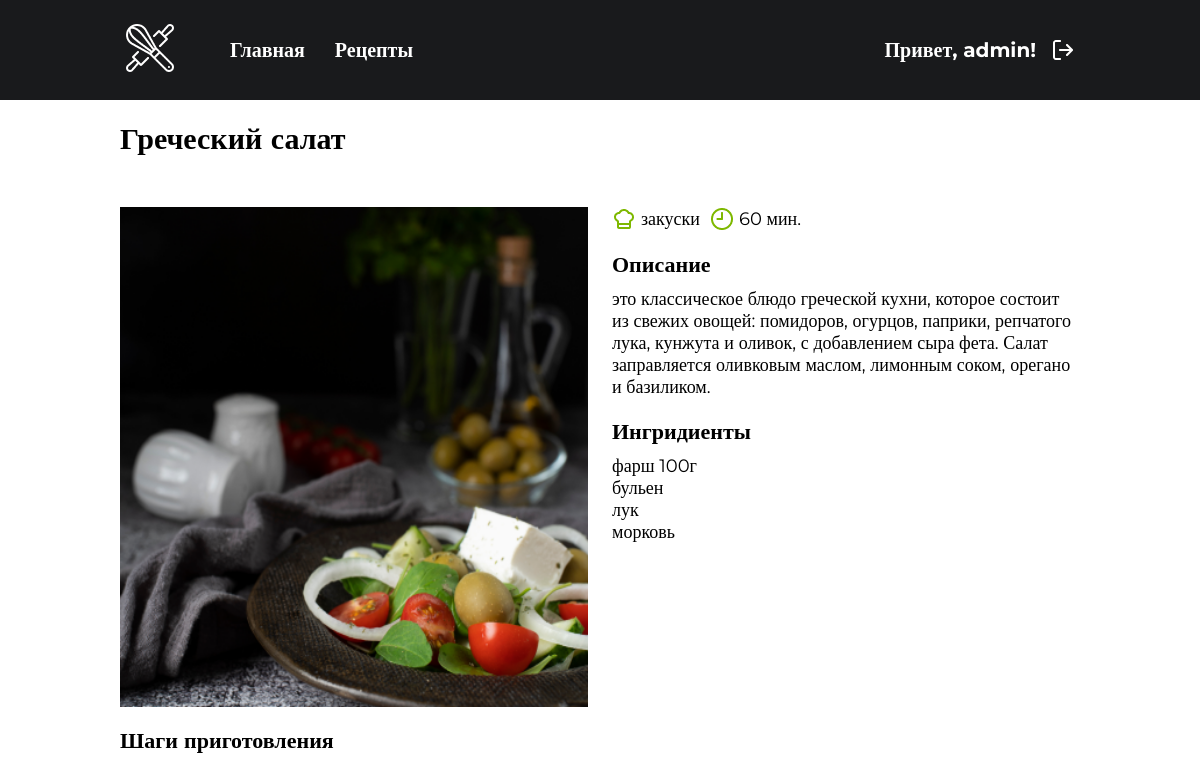
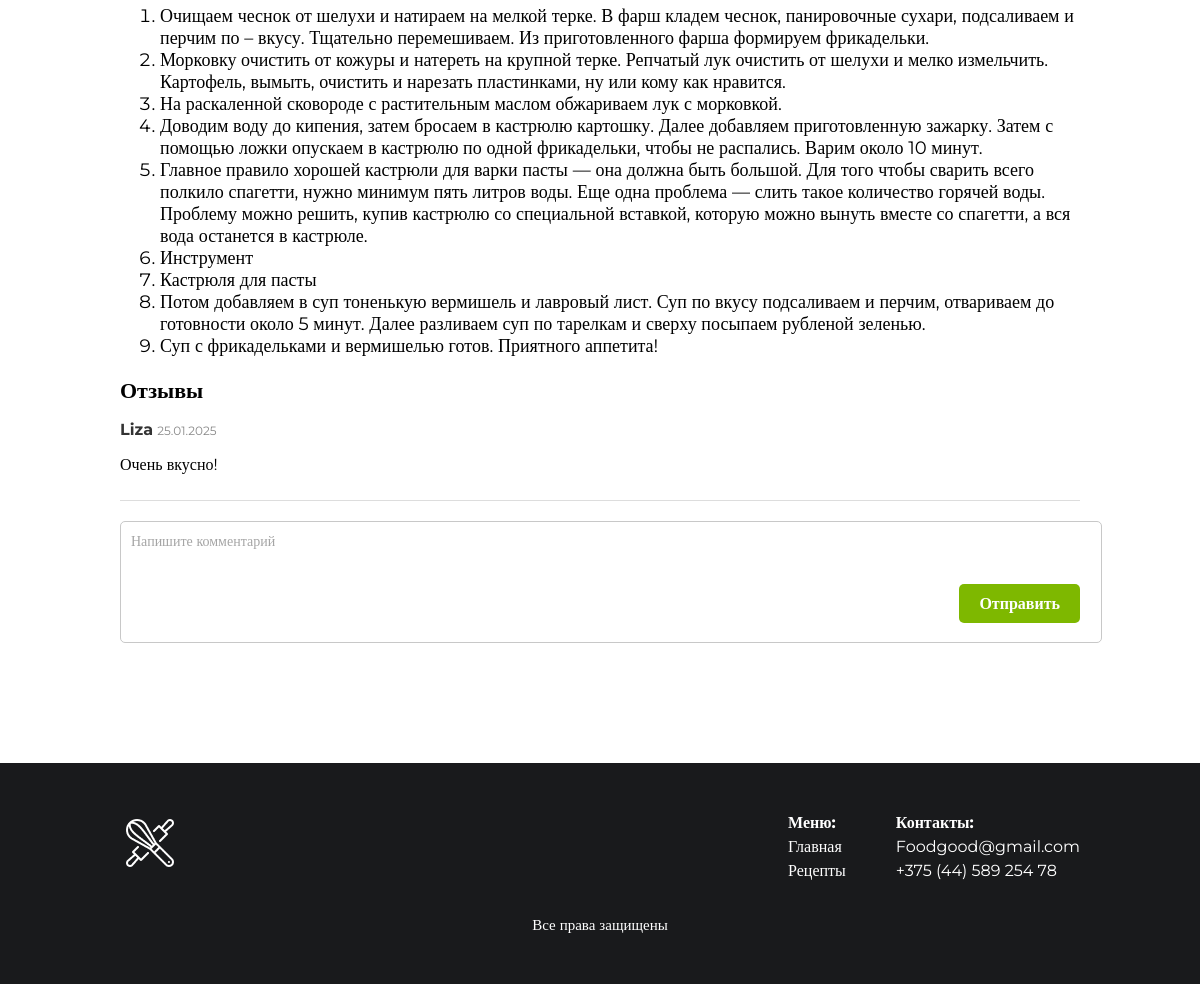
The page /recipe/3/ (signed in) on the database its author committed (2 pictures, top to bottom).
### recipes/models.py (models this page shows, shortened)
class Recipe(models.Model):
    title = models.CharField(max_length=200)
    description = models.TextField(blank=True, null=True)
    ingredients_text = models.TextField(help_text="Список ингредиентов, каждый ингредиент на новой строке")
    instructions = models.TextField()  # Поле для инструкций
    preparation_time = models.IntegerField()
    image = models.ImageField(upload_to='recipes/', blank=True, null=True)
    categories = models.ManyToManyField('Category', related_name='recipes')
    created_by = models.ForeignKey(
        User,
        on_delete=models.CASCADE,
        related_name='recipes'
    )
    created_at = models.DateTimeField(auto_now_add=True)

class Category(models.Model):
    name = models.CharField(max_length=100)

class Step(models.Model):
    recipe = models.ForeignKey(Recipe, on_delete=models.CASCADE, related_name='detailed_steps')
    step_number = models.PositiveIntegerField()
    description = models.TextField()
    class Meta:
        ordering = ['step_number']

class Review(models.Model):
    recipe = models.ForeignKey(Recipe, on_delete=models.CASCADE, related_name='reviews')
    author = models.ForeignKey(User, on_delete=models.CASCADE, related_name='reviews')
    content = models.TextField()
    created_at = models.DateTimeField(auto_now_add=True)

### recipes/views.py (the view, shortened to what this page needs)
# urls.py: path('recipe/<int:recipe_id>/', views.recipe_detail, name='recipe_detail'),  # Детали рецепта
def recipe_detail(request, recipe_id):
    recipe = get_object_or_404(Recipe, id=recipe_id)
    reviews = Review.objects.filter(recipe=recipe)
    review_form = ReviewForm()
    return render(request, 'recipes/recipe_detail.html', {
        'recipe': recipe,
        'reviews': reviews,
        'review_form': review_form,
    })

### recipes/forms.py
class ReviewForm(forms.ModelForm):
    class Meta:
        model = Review
        fields = ['content']
        widgets = {
            'content': forms.Textarea(attrs={
                'rows': 3,
                'placeholder': 'Напишите ваш отзыв'
            }),
        }

### recipes/templates/recipes/recipe_detail.html (shortened to what this page needs)
<!DOCTYPE html>
{% load static %}
<html lang="ru">
<head>
    <link rel="stylesheet" href="{% static 'recipes/css/recipe_detail.css' %}"/>
</head>
<body>
<div class="menu">
    <div class="logo">
        <img src="{% static 'recipes/img/logo1.png' %}" alt="Логотип">
    </div>
    <div class="menu_list">
        <div class="list">
            <a href="{% url 'index' %}">Главная</a>
        </div>
        <div class="list">
            <a href="{% url 'recipe_catalog' %}">Рецепты</a>
        </div>
    </div>
    <div class="menu_enter">
        {% if user.is_authenticated %}
            <div class="user">
                Привет, {{ user.username }}!
            </div>
            <div class="exit">
                <a href="#" class="exit-button" id="logoutButton">
                    <img src="{% static 'recipes/img/log_out.png' %}" alt="Выйти" class="exit-icon">
                </a>
            </div>
        {% endif %}
    </div>
</div>
    <div class="content">
    <div class="title">{{ recipe.title }}</div>
    <div class="block">
        <div class="recipe_photo">
                {% if recipe.image %}
                    <img class="recipe_photo" src="{{ recipe.image.url }}" alt="{{ recipe.title }}" width="150">
                {% endif %}
        </div>
        <div class="description">
                <div class="characteristics">
                <div class="type">
                <div class="cook_time">
                        <img src="{% static 'recipes/img/hat.png' %}" alt="Категория" class="add_icon">
                        {% for category in recipe.categories.all %}
                            {{ category.name }}{% if not forloop.last %}, {% endif %}
                        {% endfor %}
                </div>
                <div class="dish_type">
                        <img src="{% static 'recipes/img/time.png' %}" alt="Время приготовления" class="add_icon">
                        {{ recipe.preparation_time }} мин.
                </div>
                </div>
        </div>
        <div class="">
            <div class="subtitle">Описание</div>
            <div class="text">{{ recipe.description }}</div>
        </div>
            <div class="subtitle">Ингридиенты</div>
            <div class="text">
                {{ recipe.ingredients_text|linebreaksbr }}
            </div>
        </div>
    </div>
        <div class="subtitle">Шаги приготовления</div>
        <div class="text">
            <ol>
        {% for step in recipe.detailed_steps.all %}
            <li>{{ step.description }}</li>
        {% endfor %}
    </ol>
        </div>
<div class="subtitle">Отзывы</div>
<div class="reviews">
    <ul>
        {% for review in reviews %}
            <li id="review-{{ review.id }}">
                <strong>{{ review.author.username }}</strong>
                <small>{{ review.created_at|date:"d.m.Y" }}</small>
                <p id="review-text-{{ review.id }}" class="review-text">{{ review.content }}</p>
            </li>
        {% empty %}
            <li class="empty">Пока что здесь нет отзывов.</li>
        {% endfor %}
    </ul>
    <form method="post">
        <textarea name="content" placeholder="Напишите комментарий"></textarea>
        <button type="submit">Отправить</button>
    </form>
</div>
</div>
<div class="footer">
    <div class="footer_content">
        <div class="image">
                <img src="{% static 'recipes/img/logo1.png' %}" alt="Логотип">
        </div>
        <div class="links">
            <div class="link_menu">
                <div class="link_title">Меню:</div>
                <div class="link_point"><a href="{% url 'index' %}">Главная</a></div>
                <div class="link_point"><a href="{% url 'recipe_catalog' %}">Рецепты</a></div>
            </div>
            <div class="link_contacts">
                <div class="link_title">Контакты:</div>
                <div class="link_point"><a href="mailto:Foodgood@gmail.com">Foodgood@gmail.com</a></div>
                <div class="link_point"><a href="tel:+3754458925478">+375 (44) 589 254 78</a></div>
            </div>
        </div>
    </div>
    <div class="footer_rights">
        Все права защищены
    </div>
</div>
</body>
</html>

### recipes/static/recipes/css/recipe_detail.css (style rules this page uses)
html, body { margin: 0; padding: 0; height: 100%; font-family: 'Montserrat'; overflow-x: hidden; }
.menu { margin-right: 50px; }
.logo { margin-right: 50px; }
.menu { display: flex; width: 100%; background-color: #191A1C; height: 100px; padding: 0 120px; align-items: center; margin: 0; box-sizing: border-box; position: fixed; top: 0; left: 0; z-index: 1000; }
.menu_list { display: flex; gap: 30px; }
.menu_enter { display: flex; gap: 10px; margin-left: auto; }
.list { color: #FFFFFF; font-weight: bold; font-size: 20px; }
.list a { color: white; text-decoration: none; }
.user { color: #FFFFFF; font-weight: bold; font-size: 20px; text-decoration: none; align-items: center; display: flex; align-items: center }
.exit { color: #FFFFFF; font-weight: bold; font-size: 20px; }
.exit a { color: white; text-decoration: none; }
.exit-button { position: relative; display: flex; align-items: center; justify-content: center; padding: 5px; border-radius: 50%; transition: transform 0.3s ease, background-color 0.3s ease; }
.exit-icon { width: 24px; height: 24px; transition: filter 0.3s ease; }
.exit-button::after { content: "Выйти из системы"; position: absolute; bottom: -40px; left: 50%; transform: translateX(-50%); background-color: #191A1C; color: #FFFFFF; padding: 8px 15px; border-radius: 10px; font-size: 14px; font-weight: bold; white-space: nowrap; opacity: 0; pointer-events: none; transition: opacity 0.3s ease; z-index: 3000; }
.content { margin: 120px; }
.title { margin-top: 100px; font-size: 30px; font-weight: bold; text-align: left; }
.footer { display: flex; flex-direction: column; width: 100%; background-color: #191A1C; align-items: center; box-sizing: border-box; padding: 50px 120px; }
.footer_content { display: flex; justify-content: space-between; width: 100%; }
.links { display: flex; width: 100%; gap: 50px; justify-content: flex-end; }
.link_menu { display: flex; flex-direction: column; }
.link_title { font-size: 16px; font-weight: bold; color: white; margin-bottom: 5px; }
.link_point { font-size: 16px; color: white; margin-bottom: 5px; }
.link_point a { font-size: 16px; color: white; margin-bottom: 5px; text-decoration: none; }
.footer_rights { font-size: 15px; color: white; text-align: center; text-decoration: none; margin-top: 30px; }
.block { margin-top: 50px; display: flex; width: 100%; }
.recipe_photo { display: flex; flex-direction: column; width: 100%; margin-right: 24px; height: 500px; max-width: 100%; max-height: 100%; background-size: cover; }
.description { display: flex; flex-direction: column; width: 100%; }
.characteristics { display: flex; align-items: center; width: 100%; justify-content: space-between; }
.type { gap: 10px; display: flex; align-items: center; }
.cook_time { gap: 5px; display: flex; font-size: 18px; align-items: center; }
.dish_type { gap: 5px; display: flex; font-size: 18px; align-items: center; }
.subtitle { margin-top: 20px; font-size: 22px; font-weight: bold; text-align: left; }
.text { margin-top: 10px; font-size: 18px; text-align: left; }
.reviews ul { list-style: none; padding: 0; }
.reviews li { padding-bottom: 10px; border-bottom: 1px solid #ddd; margin-bottom: 10px; }
.reviews li strong { color: #333; font-size: 16px; }
.reviews li small { color: #888; font-size: 12px; }
form { margin-top: 20px; display: flex; flex-direction: column; position: relative; }
form textarea { font-family: 'Montserrat'; width: 100%; height: 100px; border: 1px solid #C8C8C8; border-radius: 5px; padding: 10px; font-size: 14px; color: #333; resize: none; }
form textarea::placeholder { color: #A5A5A5; }
form button { position: absolute; font-family: 'Montserrat'; bottom: 20px; right: 0px; font-weight: 600; background: #7EB800; color: white; border: none; border-radius: 5px; padding: 10px 20px; font-size: 16px; cursor: pointer; }

### rows shown on the page
Recipe: title "Греческий салат", image (picture), preparation_time "60", description "это классическое блюдо греческой кухни, которое состоит из свежих овощей: помидоров, огурцов, паприки, репчатого лука, кунжута и оливок, с добавлением сыра фета. Салат заправляется оливковым маслом, лимонным соком, орегано и базиликом.", ingredients_text "фарш 100г бульен лук морковь"
Category: name "закуски"
Step: description "Очищаем чеснок от шелухи и натираем на мелкой терке. В фарш кладем чеснок, панировочные сухари, подсаливаем и перчим по – вкусу. Тщательно перемешиваем. Из приготовленного фарша формируем фрикадельки."
Step: description "Морковку очистить от кожуры и натереть на крупной терке. Репчатый лук очистить от шелухи и мелко измельчить. Картофель, вымыть, очистить и нарезать пластинками, ну или кому как нравится."
Step: description "На раскаленной сковороде с растительным маслом обжариваем лук с морковкой."
Step: description "Доводим воду до кипения, затем бросаем в кастрюлю картошку. Далее добавляем приготовленную зажарку. Затем с помощью ложки опускаем в кастрюлю по одной фрикадельки, чтобы не распались. Варим около 10 минут."
Step: description "Главное правило хорошей кастрюли для варки пасты — она должна быть большой. Для того чтобы сварить всего полкило спагетти, нужно минимум пять литров воды. Еще одна проблема — слить такое количество горячей воды. Проблему можно решить, купив кастрюлю со специальной вставкой, которую можно вынуть вместе со спагетти, а вся вода останется в кастрюле."
Step: description "Инструмент"
Step: description "Кастрюля для пасты"
Step: description "Потом добавляем в суп тоненькую вермишель и лавровый лист. Суп по вкусу подсаливаем и перчим, отвариваем до готовности около 5 минут. Далее разливаем суп по тарелкам и сверху посыпаем рубленой зеленью."
Step: description "Суп с фрикадельками и вермишелью готов. Приятного аппетита!"
Review: author.username "Liza", created_at "25.01.2025", content "Очень вкусно!"

### other values the page prints
{{ user.username }} "admin"
